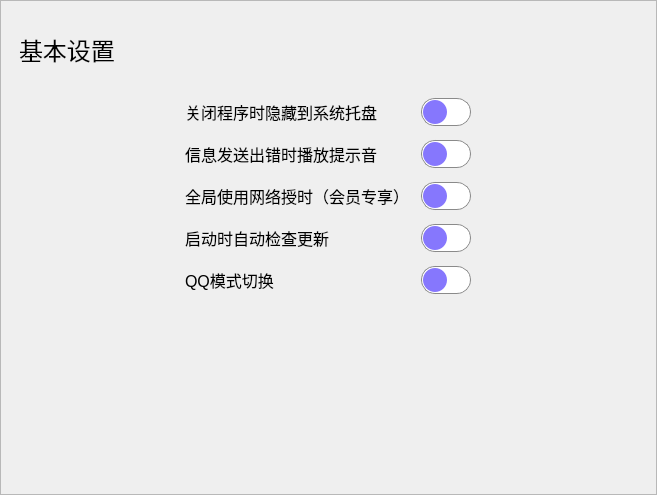
            <widget class="QWidget" name="page_1">
             <layout class="QVBoxLayout" name="verticalLayout">
              <property name="spacing">
               <number>12</number>
              </property>
              <property name="leftMargin">
               <number>0</number>
              </property>
              <property name="topMargin">
               <number>0</number>
              </property>
              <property name="rightMargin">
               <number>0</number>
              </property>
              <property name="bottomMargin">
               <number>0</number>
              </property>
              <item>
               <widget class="QFrame" name="frame_setting_1">
                <property name="minimumSize">
                 <size>
                  <width>657</width>
                  <height>495</height>
                 </size>
                </property>
                <property name="maximumSize">
                 <size>
                  <width>657</width>
                  <height>495</height>
                 </size>
                </property>
                <property name="styleSheet">
                 <string notr="true"/>
                </property>
                <property name="frameShape">
                 <enum>QFrame::StyledPanel</enum>
                </property>
                <property name="frameShadow">
                 <enum>QFrame::Raised</enum>
                </property>
                <layout class="QVBoxLayout" name="verticalLayout_3" stretch="0,1,1,1,1,1,0">
                 <property name="spacing">
                  <number>12</number>
                 </property>
                 <property name="leftMargin">
                  <number>18</number>
                 </property>
                 <property name="topMargin">
                  <number>12</number>
                 </property>
                 <property name="rightMargin">
                  <number>18</number>
                 </property>
                 <property name="bottomMargin">
                  <number>0</number>
                 </property>
                 <item>
                  <widget class="QLabel" name="label_setting_1">
                   <property name="minimumSize">
                    <size>
                     <width>0</width>
                     <height>72</height>
                    </size>
                   </property>
                   <property name="maximumSize">
                    <size>
                     <width>16777215</width>
                     <height>72</height>
                    </size>
                   </property>
                   <property name="font">
                    <font>
                     <pointsize>18</pointsize>
                     <bold>false</bold>
                    </font>
                   </property>
                   <property name="styleSheet">
                    <string notr="true">QLabel {
    color: rgb(0, 0, 0);
}</string>
                   </property>
                   <property name="text">
                    <string>基本设置</string>
                   </property>
                  </widget>
                 </item>
                 <item>
                  <layout class="QHBoxLayout" name="horizontalLayout_24" stretch="0,0">
                   <property name="spacing">
                    <number>12</number>
                   </property>
                   <property name="sizeConstraint">
                    <enum>QLayout::SetDefaultConstraint</enum>
                   </property>
                   <property name="leftMargin">
                    <number>166</number>
                   </property>
                   <property name="rightMargin">
                    <number>166</number>
                   </property>
                   <item>
                    <widget class="QLabel" name="label_2">
                     <property name="maximumSize">
                      <size>
                       <width>16777215</width>
                       <height>16777215</height>
                      </size>
                     </property>
                     <property name="font">
                      <font>
                       <family>Microsoft YaHei UI</family>
                       <pointsize>12</pointsize>
                      </font>
                     </property>
                     <property name="styleSheet">
                      <string notr="true">QLabel {
    color: rgb(0, 0, 0);
}</string>
                     </property>
                     <property name="text">
                      <string>关闭程序时隐藏到系统托盘</string>
                     </property>
                    </widget>
                   </item>
                   <item>
                    <widget class="QCheckBox" name="checkBox_close_option">
                     <property name="minimumSize">
                      <size>
                       <width>52</width>
                       <height>30</height>
                      </size>
                     </property>
                     <property name="maximumSize">
                      <size>
                       <width>52</width>
                       <height>30</height>
                      </size>
                     </property>
                     <property name="font">
                      <font>
                       <pointsize>12</pointsize>
                      </font>
                     </property>
                     <property name="styleSheet">
                      <string notr="true">QCheckBox {
    width: 18px;
    height: 14px;
    margin: 1px;
    border-radius: 14px;
    padding: 0;
    border: 1px solid #8a8a8a;
}

QCheckBox::indicator {
    width: 24px;
    height: 24px;
    border-radius: 12px;
    box-shadow: 0px 2px 5px 0px rgba(0, 0, 0, 0.3);
    position: absolute;
    top: 1px;
}

QCheckBox:unchecked {
    background-color: white;
}

QCheckBox:checked {
    background-color: qradialgradient(cx:0.5, cy:0.5, radius:1, fx:0.5, fy:0.5, stop:0.66 rgba(134, 119, 253, 255), stop:1 rgba(119, 111, 252, 255));
}

QCheckBox::indicator:unchecked {
    background: qradialgradient(cx:0.5, cy:0.5, radius:1, fx:0.5, fy:0.5, stop:0.66 rgba(134, 119, 253, 255), stop:1 rgba(119, 111, 252, 255));
    left: 1px;
}

QCheckBox::indicator:checked {
    background-color: white;
    left: 24px;
}</string>
                     </property>
                     <property name="text">
                      <string/>
                     </property>
                     <property name="icon">
                      <iconset>
                       <normaloff>:/buttom/img/buttom/F0_f-zero-key.svg</normaloff>:/buttom/img/buttom/F0_f-zero-key.svg</iconset>
                     </property>
                     <property name="checked">
                      <bool>false</bool>
                     </property>
                    </widget>
                   </item>
                  </layout>
                 </item>
                 <item>
                  <layout class="QHBoxLayout" name="horizontalLayout_23" stretch="0,0,0">
                   <property name="spacing">
                    <number>12</number>
                   </property>
                   <property name="leftMargin">
                    <number>166</number>
                   </property>
                   <property name="rightMargin">
                    <number>124</number>
                   </property>
                   <item>
                    <widget class="QLabel" name="label_3">
                     <property name="maximumSize">
                      <size>
                       <width>16777215</width>
                       <height>16777215</height>
                      </size>
                     </property>
                     <property name="font">
                      <font>
                       <pointsize>12</pointsize>
                      </font>
                     </property>
                     <property name="styleSheet">
                      <string notr="true">QLabel {
    color: rgb(0, 0, 0);
}</string>
                     </property>
                     <property name="text">
                      <string>信息发送出错时播放提示音</string>
                     </property>
                    </widget>
                   </item>
                   <item>
                    <widget class="QCheckBox" name="checkBox_sound">
                     <property name="minimumSize">
                      <size>
                       <width>52</width>
                       <height>30</height>
                      </size>
                     </property>
                     <property name="maximumSize">
                      <size>
                       <width>52</width>
                       <height>30</height>
                      </size>
                     </property>
                     <property name="font">
                      <font>
                       <pointsize>12</pointsize>
                      </font>
                     </property>
                     <property name="styleSheet">
                      <string notr="true">QCheckBox {
    width: 18px;
    height: 14px;
    margin: 1px;
    border-radius: 14px;
    padding: 0;
    border: 1px solid #8a8a8a;
}

QCheckBox::indicator {
    width: 24px;
    height: 24px;
    border-radius: 12px;
    box-shadow: 0px 2px 5px 0px rgba(0, 0, 0, 0.3);
    position: absolute;
    top: 1px;
}

QCheckBox:unchecked {
    background-color: white;
}

QCheckBox:checked {
    background-color: qradialgradient(cx:0.5, cy:0.5, radius:1, fx:0.5, fy:0.5, stop:0.66 rgba(134, 119, 253, 255), stop:1 rgba(119, 111, 252, 255));
}

QCheckBox::indicator:unchecked {
    background: qradialgradient(cx:0.5, cy:0.5, radius:1, fx:0.5, fy:0.5, stop:0.66 rgba(134, 119, 253, 255), stop:1 rgba(119, 111, 252, 255));
    left: 1px;
}

QCheckBox::indicator:checked {
    background-color: white;
    left: 24px;
}</string>
                     </property>
                     <property name="text">
                      <string/>
                     </property>
                     <property name="icon">
                      <iconset>
                       <normaloff>:/buttom/img/buttom/F1_f-one-key.svg</normaloff>:/buttom/img/buttom/F1_f-one-key.svg</iconset>
                     </property>
                    </widget>
                   </item>
                   <item>
                    <widget class="QPushButton" name="pushButton_test_sound">
                     <property name="minimumSize">
                      <size>
                       <width>30</width>
                       <height>30</height>
                      </size>
                     </property>
                     <property name="maximumSize">
                      <size>
                       <width>30</width>
                       <height>30</height>
                      </size>
                     </property>
                     <property name="sizeIncrement">
                      <size>
                       <width>30</width>
                       <height>30</height>
                      </size>
                     </property>
                     <property name="baseSize">
                      <size>
                       <width>30</width>
                       <height>30</height>
                      </size>
                     </property>
                     <property name="styleSheet">
                      <string notr="true">color: rgb(199, 199, 199);
border:none;</string>
                     </property>
                     <property name="text">
                      <string/>
                     </property>
                     <property name="icon">
                      <iconset>
                       <normaloff>:/buttom/img/buttom/API 应用_api-app.svg</normaloff>:/buttom/img/buttom/API 应用_api-app.svg</iconset>
                     </property>
                     <property name="iconSize">
                      <size>
                       <width>28</width>
                       <height>28</height>
                      </size>
                     </property>
                    </widget>
                   </item>
                  </layout>
                 </item>
                 <item>
                  <layout class="QHBoxLayout" name="horizontalLayout_6" stretch="0,0">
                   <property name="spacing">
                    <number>12</number>
                   </property>
                   <property name="leftMargin">
                    <number>166</number>
                   </property>
                   <property name="rightMargin">
                    <number>166</number>
                   </property>
                   <item>
                    <widget class="QLabel" name="label_5">
                     <property name="maximumSize">
                      <size>
                       <width>16777215</width>
                       <height>16777215</height>
                      </size>
                     </property>
                     <property name="font">
                      <font>
                       <pointsize>12</pointsize>
                      </font>
                     </property>
                     <property name="styleSheet">
                      <string notr="true">QLabel {
    color: rgb(0, 0, 0);
}</string>
                     </property>
                     <property name="text">
                      <string>全局使用网络授时（会员专享）</string>
                     </property>
                    </widget>
                   </item>
                   <item>
                    <widget class="QCheckBox" name="checkBox_net_time">
                     <property name="minimumSize">
                      <size>
                       <width>52</width>
                       <height>30</height>
                      </size>
                     </property>
                     <property name="maximumSize">
                      <size>
                       <width>52</width>
                       <height>30</height>
                      </size>
                     </property>
                     <property name="font">
                      <font>
                       <pointsize>12</pointsize>
                      </font>
                     </property>
                     <property name="styleSheet">
                      <string notr="true">QCheckBox {
    width: 18px;
    height: 14px;
    margin: 1px;
    border-radius: 14px;
    padding: 0;
    border: 1px solid #8a8a8a;
}

QCheckBox::indicator {
    width: 24px;
    height: 24px;
    border-radius: 12px;
    box-shadow: 0px 2px 5px 0px rgba(0, 0, 0, 0.3);
    position: absolute;
    top: 1px;
}

QCheckBox:unchecked {
    background-color: white;
}

QCheckBox:checked {
    background-color: qradialgradient(cx:0.5, cy:0.5, radius:1, fx:0.5, fy:0.5, stop:0.66 rgba(134, 119, 253, 255), stop:1 rgba(119, 111, 252, 255));
}

QCheckBox::indicator:unchecked {
    background: qradialgradient(cx:0.5, cy:0.5, radius:1, fx:0.5, fy:0.5, stop:0.66 rgba(134, 119, 253, 255), stop:1 rgba(119, 111, 252, 255));
    left: 1px;
}

QCheckBox::indicator:checked {
    background-color: white;
    left: 24px;
}</string>
                     </property>
                     <property name="text">
                      <string/>
                     </property>
                     <property name="icon">
                      <iconset>
                       <normaloff>:/buttom/img/buttom/F2_f-two-key.svg</normaloff>:/buttom/img/buttom/F2_f-two-key.svg</iconset>
                     </property>
                    </widget>
                   </item>
                  </layout>
                 </item>
                 <item>
                  <layout class="QHBoxLayout" name="horizontalLayout_5" stretch="0,0">
                   <property name="spacing">
                    <number>12</number>
                   </property>
                   <property name="leftMargin">
                    <number>166</number>
                   </property>
                   <property name="rightMargin">
                    <number>166</number>
                   </property>
                   <item>
                    <widget class="QLabel" name="label_6">
                     <property name="maximumSize">
                      <size>
                       <width>16777215</width>
                       <height>16777215</height>
                      </size>
                     </property>
                     <property name="font">
                      <font>
                       <pointsize>12</pointsize>
                      </font>
                     </property>
                     <property name="styleSheet">
                      <string notr="true">QLabel {
    color: rgb(0, 0, 0);
}</string>
                     </property>
                     <property name="text">
                      <string>启动时自动检查更新</string>
                     </property>
                    </widget>
                   </item>
                   <item>
                    <widget class="QCheckBox" name="checkBox_updata">
                     <property name="minimumSize">
                      <size>
                       <width>52</width>
                       <height>30</height>
                      </size>
                     </property>
                     <property name="maximumSize">
                      <size>
                       <width>52</width>
                       <height>30</height>
                      </size>
                     </property>
                     <property name="font">
                      <font>
                       <pointsize>12</pointsize>
                      </font>
                     </property>
                     <property name="styleSheet">
                      <string notr="true">QCheckBox {
    width: 18px;
    height: 14px;
    margin: 1px;
    border-radius: 14px;
    padding: 0;
    border: 1px solid #8a8a8a;
}

QCheckBox::indicator {
    width: 24px;
    height: 24px;
    border-radius: 12px;
    box-shadow: 0px 2px 5px 0px rgba(0, 0, 0, 0.3);
    position: absolute;
    top: 1px;
}

QCheckBox:unchecked {
    background-color: white;
}

QCheckBox:checked {
    background-color: qradialgradient(cx:0.5, cy:0.5, radius:1, fx:0.5, fy:0.5, stop:0.66 rgba(134, 119, 253, 255), stop:1 rgba(119, 111, 252, 255));
}

QCheckBox::indicator:unchecked {
    background: qradialgradient(cx:0.5, cy:0.5, radius:1, fx:0.5, fy:0.5, stop:0.66 rgba(134, 119, 253, 255), stop:1 rgba(119, 111, 252, 255));
    left: 1px;
}

QCheckBox::indicator:checked {
    background-color: white;
    left: 24px;
}</string>
                     </property>
                     <property name="text">
                      <string/>
                     </property>
                     <property name="icon">
                      <iconset>
                       <normaloff>:/buttom/img/buttom/F4_f-four-key.svg</normaloff>:/buttom/img/buttom/F4_f-four-key.svg</iconset>
                     </property>
                    </widget>
                   </item>
                  </layout>
                 </item>
                 <item>
                  <layout class="QHBoxLayout" name="horizontalLayout_19" stretch="0,0">
                   <property name="spacing">
                    <number>12</number>
                   </property>
                   <property name="leftMargin">
                    <number>166</number>
                   </property>
                   <property name="rightMargin">
                    <number>166</number>
                   </property>
                   <item>
                    <widget class="QLabel" name="label_7">
                     <property name="font">
                      <font>
                       <pointsize>12</pointsize>
                      </font>
                     </property>
                     <property name="styleSheet">
                      <string notr="true">QLabel {
    color: rgb(0, 0, 0);
}</string>
                     </property>
                     <property name="text">
                      <string>QQ模式切换</string>
                     </property>
                    </widget>
                   </item>
                   <item>
                    <widget class="QCheckBox" name="checkBox_QQmode">
                     <property name="minimumSize">
                      <size>
                       <width>52</width>
                       <height>30</height>
                      </size>
                     </property>
                     <property name="maximumSize">
                      <size>
                       <width>52</width>
                       <height>30</height>
                      </size>
                     </property>
                     <property name="font">
                      <font>
                       <pointsize>12</pointsize>
                      </font>
                     </property>
                     <property name="styleSheet">
                      <string notr="true">QCheckBox {
    width: 18px;
    height: 14px;
    margin: 1px;
    border-radius: 14px;
    padding: 0;
    border: 1px solid #8a8a8a;
}

QCheckBox::indicator {
    width: 24px;
    height: 24px;
    border-radius: 12px;
    box-shadow: 0px 2px 5px 0px rgba(0, 0, 0, 0.3);
    position: absolute;
    top: 1px;
}

QCheckBox:unchecked {
    background-color: white;
}

QCheckBox:checked {
    background-color: qradialgradient(cx:0.5, cy:0.5, radius:1, fx:0.5, fy:0.5, stop:0.66 rgba(134, 119, 253, 255), stop:1 rgba(119, 111, 252, 255));
}

QCheckBox::indicator:unchecked {
    background: qradialgradient(cx:0.5, cy:0.5, radius:1, fx:0.5, fy:0.5, stop:0.66 rgba(134, 119, 253, 255), stop:1 rgba(119, 111, 252, 255));
    left: 1px;
}

QCheckBox::indicator:checked {
    background-color: white;
    left: 24px;
}</string>
                     </property>
                     <property name="text">
                      <string/>
                     </property>
                     <property name="icon">
                      <iconset>
                       <normaloff>:/buttom/img/buttom/F4_f-four-key.svg</normaloff>:/buttom/img/buttom/F4_f-four-key.svg</iconset>
                     </property>
                    </widget>
                   </item>
                  </layout>
                 </item>
                 <item>
                  <spacer name="verticalSpacer_2">
                   <property name="orientation">
                    <enum>Qt::Vertical</enum>
                   </property>
                   <property name="sizeHint" stdset="0">
                    <size>
                     <width>20</width>
                     <height>40</height>
                    </size>
                   </property>
                  </spacer>
                 </item>
                </layout>
               </widget>
              </item>
             </layout>
            </widget>
